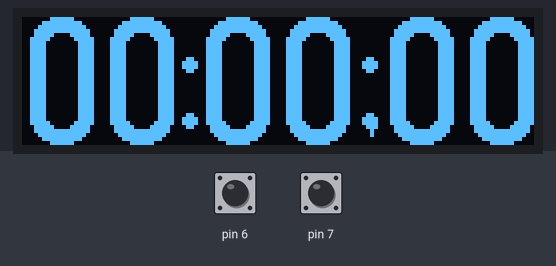
Recording of a sketch running on a simulated Arduino Uno, built with avr-gcc and run on an emulated ATmega328P. Shown: 128×32 one-colour display. The test bench sets the inputs (shaded band); at power-on: pin 6 HIGH, pin 7 HIGH. What the sketch prints to the serial monitor is not drawn.

Above: at 1.2 s.
1.3 s: pin 6 pulled LOW for 0.15 s
Timing chart, 0 to 4.3 s (numbered marks = the images above; inputs shaded):
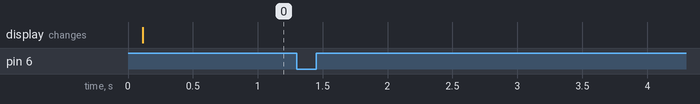

Measured:
- after the input at 1.3 s, every drawn part: stays the same

The sketch:

OledTimer.ino
```cpp
#include <Arduino.h>
#include <U8g2lib.h>
#include <SPI.h>
#include <Wire.h>
#include <CapacitiveSensor.h>

U8G2_SSD1306_128X32_UNIVISION_F_HW_I2C u8g2(U8G2_R0);     // setting up correct display for u8g2 library

// variables for reset switch
const int pin_reset_s = 4;
int value_reset_s = 0;

// statemachine variables for switch 1
CapacitiveSensor cap_s1 = CapacitiveSensor(5,6);
int state_s1 = 0;
int release_s1 = 0;
long value_s1 = 0;
unsigned long t_s1 = 0;
unsigned long t_0_s1 = 0;

// statemachine variables for switch 2
CapacitiveSensor cap_s2 = CapacitiveSensor(8,7);
int state_s2 = 0;
int release_s2 = 0;
long value_s2 = 0;
unsigned long t_s2 = 0;
unsigned long t_0_s2 = 0;

// statemachine variables for timer
int state_timer = 0;
unsigned long time = 0;
unsigned long mseconds = 0;
unsigned long seconds = 0;
unsigned long minutes = 0;
unsigned long t_timer = 0;
unsigned long t_0_timer = 0;

// other variables
const unsigned long debounce_time = 5;   // debounce time in milliseconds
const long switch_limit = 500;           // value for capacitive sensor reading low vs high

void setup() {
  Serial.begin(9600);
  u8g2.begin();
  u8g2.setFont(u8g2_font_logisoso32_tr);
  pinMode(pin_reset_s, INPUT_PULLUP);
}

void loop() {
  SM_s1();
  SM_s2();
  SM_timer();
  if (state_s1 == 4) {
    ++release_s1;       // adds +1 to release_s1 variable (when button 1 is released)
  }
  if (state_s2 == 4) {
    ++release_s2;       // adds +1 to release_s2 variable (when button 2 is released)
  }
}

void SM_s1() {
  switch (state_s1) {
    case 0:     // reset
      state_s1 = 1;
    break;

    case 1:     // start
      value_s1 = cap_s1.capacitiveSensor(30);
      if (value_s1 > switch_limit) {
        Serial.println("S1 touched");
        state_s1 = 2;}    // checks if the switch is pressed (LOW)
    break;

    case 2:     // debounce start time
      t_0_s1 = millis();                      // milliseconds timestamp saved to t_0_s1
      state_s1 = 3;
    break;

    case 3:     // debounce check
      value_s1 = cap_s1.capacitiveSensor(30);
      t_s1 = millis();                        // second timestamp saved to t_s1

      if (value_s1 < switch_limit) {state_s1 = 0;}   // going back to case 0 (reset) if button is depressed
      if (t_s1 - t_0_s1 > debounce_time) {     // moving to case 5 (button armed) if the switch state
        state_s1 = 5;                         // stays pressed (LOW) for longer than the debounce_time (5ms)
      }
    break;

    case 4:     // released
      state_s1 = 0;
    break;

    case 5:     // armed
      value_s1 = cap_s1.capacitiveSensor(30);
      if (value_s1 < switch_limit) {state_s1 = 4;}   // if the switch state changes to not pressed (HIGH) going to case 4 (button released)
  }
}

void SM_s2() {
  switch (state_s2) {
    case 0:     // reset
      state_s2 = 1;
    break;

    case 1:     // start
      value_s2 = cap_s2.capacitiveSensor(30);
      if (value_s2 > switch_limit) {
        Serial.println("S2 touched");
        state_s2 = 2;}    // checks if the switch is pressed (LOW)
    break;

    case 2:     // debounce start time
      t_0_s2 = millis();                      // milliseconds timestamp saved to t_0_s1
      state_s2 = 3;
    break;

    case 3:     // debounce check
      value_s2 = cap_s2.capacitiveSensor(30);
      t_s2 = millis();                        // second timestamp saved to t_s1

      if (value_s2 < switch_limit) {state_s2 = 0;}   // going back to case 0 (reset) if button is depressed
      if (t_s2 - t_0_s2 > debounce_time) {     // moving to case 5 (button armed) if the switch state
        state_s2 = 5;                         // stays pressed (LOW) for longer than the debounce_time (5ms)
      }
    break;

    case 4:     // released
      state_s2 = 0;
    break;

    case 5:     // armed
      value_s2 = cap_s2.capacitiveSensor(30);
      if (value_s2 < switch_limit) {state_s2 = 4;}   // if the switch state changes to not pressed (HIGH) going to case 4 (button released)
  }
}

void SM_timer() {
  switch (state_timer) {
    case 0:       // reset
      u8g2.clearBuffer();                         // clears the internal memory (buffer)
      state_timer = 1;
    break;

    case 1:       // start
      if (release_s1 <= 0 || release_s2 <= 0) {   // if one (or both) of the buttons haven't been released, timer displays 00:00;00
        time = 0;
        t_0_timer = millis();
        if (state_s1 == 5 || state_s2 == 5) {
          state_timer = 3;
        }
        if (state_s1 != 5 && state_s2 != 5) {     // if both of the buttons are depressed (or one of them just released)
          release_s1 = 0;                         // release counter for switch 1 & 2 is changed to 0
          release_s2 = 0;
          state_timer = 3;
        }
      }
      if (release_s1 >= 1 && release_s2 >= 1) {   // if both buttons have been released, goes to case 2 (the timer starts)
        state_timer = 2;
      }
    break;

    case 2:       // timer started
      t_timer = millis();
      time = t_timer - t_0_timer;
      if (state_s1 != 5 || state_s2 != 5) {       // while one (or both) of the buttons state is not pressed, timer continues to run
        state_timer = 3;
      }
      if (state_s1 == 5 && state_s2 == 5) {       // if both buttons pressed, goes to case 7 (stops timer and displays it)
        state_timer = 7;
      }
    break;

    case 3:     // calculates mseconds
      mseconds = time / 10;
      if (mseconds >= 100) {
        mseconds -= 100 * (time / 1000);          // keeps milliseconds a 2 digit number
      }
      u8g2.setCursor (90, 32);                    // sets "starting point" for milliseconds digits
      u8g2.print(u8x8_u16toa(mseconds, 2));       // draws milliseconds to that point (in memory)
      u8g2.setCursor (81, 32);
      u8g2.print(";");                            // sets "starting point" and draws divider for seconds and milliseconds
      state_timer = 4;
    break;

    case 4:     // calculates seconds
      seconds = (time / 1000);
      if (seconds >= 60) {
        seconds -= 60 * ((time / 1000) / 60);     // keeps seconds under 60
      }
      u8g2.setCursor (44, 32);
      u8g2.print(u8x8_u16toa(seconds, 2));        // same formula repeats itself with seconds
      u8g2.setCursor (36, 32);
      u8g2.print(":");
      state_timer = 5;
    break;

    case 5:     // calculates minutes
      minutes = ((time / 1000) / 60);
      u8g2.setCursor (0, 32);
      u8g2.print(u8x8_u16toa(minutes, 2));        // same formula repeats itself with minutes
      state_timer = 6;
    break;

    case 6:     // sendBuffer (draws to display)
      u8g2.sendBuffer();                          // sends internal memory (buffer) to the display
      state_timer = 0;
    break;

    case 7:     // show end result
      value_reset_s = digitalRead(pin_reset_s);
      if (value_reset_s == HIGH) {}                   // does nothing (stops time and shows it on display)
      if (value_reset_s == LOW) {state_timer = 8;}    // going to case 8 (reset to 0) when reset button is pressed (LOW)
    break;

    case 8:     // reset to 0
      release_s1 = 0;
      release_s2 = 0;                             // setting button release counters to 0 for switch 1 & 2
      state_timer = 0;
    break;
  }
}
```
